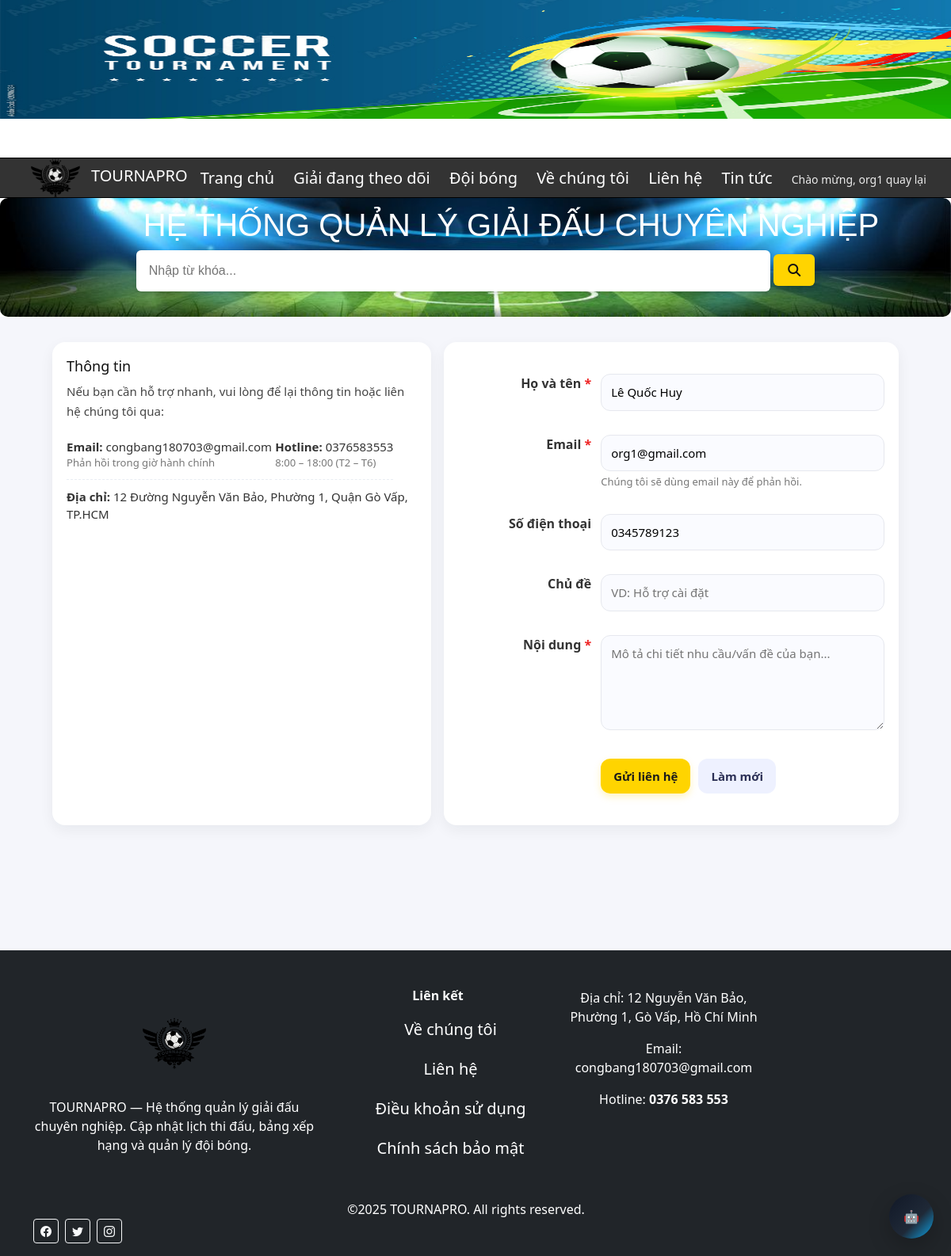
Screenshot of /index.php?page=contact (signed in) with the database file from the repository.
### tables this page shows
CREATE TABLE `users` (
  `id_user` bigint(20) UNSIGNED NOT NULL,
  `username` varchar(100) NOT NULL,
  `email` varchar(191) NOT NULL,
  `password` varchar(255) NOT NULL,
  `FullName` varchar(255) NOT NULL,
  `created_at` timestamp NOT NULL DEFAULT current_timestamp(),
  `ID_role` int(10) UNSIGNED DEFAULT NULL,
  `phone` varchar(12) DEFAULT NULL,
  `avatar` varchar(250) DEFAULT NULL
);

### model/modeluser.php (called while the page is built, shortened)
<?php
    class mUser{
public function select01User($id){
        $p = new mConnect();
        $con = $p->moKetNoi();
        if($con){
            $query = "SELECT * FROM users where id_user LIKE '$id'";
            $result = $con->query($query);
            return $result;
        }else{
            return false;
        }
    }
}
    ?>

### control/controluser.php (called while the page is built, shortened)
<?php
    include_once("model/modeluser.php");
    class cUser{
public function get01User($id){
        $p = new mUser();
        $tblUser = $p->select01User($id);
        if($tblUser == false){
            return -2;
        }else{
            if($tblUser->num_rows>0){
                return $tblUser;
            }else{
                return -1;
            }
        }
    }
    }
?>

### view/contact.php (the view, shortened to what this page needs)
<?php
include_once("control/controluser.php");
$userInfo = null;
if (isset($_SESSION['id_user'])) {
    $cuser = new cUser();
    $result = $cuser->get01User($_SESSION['id_user']);
    if ($result instanceof mysqli_result && $result->num_rows > 0) {
    $userInfo = $result->fetch_assoc();
}
}
?>
<article class="contact-article" aria-label="Liên hệ">
  <div class="ct-wrap">
    <div class="ct-grid">
      <div class="ct-card ct-info">
        <h3>Thông tin</h3>
        <p>Nếu bạn cần hỗ trợ nhanh, vui lòng để lại thông tin hoặc liên hệ chúng tôi qua:</p>
        <ul class="ct-list">
          <li><strong>Email:</strong> congbang180703@gmail.com<br><small>Phản hồi trong giờ hành chính</small></li>
          <li><strong>Hotline:</strong> 0376583553<br><small>8:00 – 18:00 (T2 – T6)</small></li>
          <li><strong>Địa chỉ:</strong> 12 Đường Nguyễn Văn Bảo, Phường 1, Quận Gò Vấp, TP.HCM</li>
        </ul>
      </div>
      <div class="ct-card">
        <form method="post">
          <table class="ct-form-table" role="presentation">
            <tr>
              <th><label for="fullname">Họ và tên <span style="color:#e22">*</span></label></th>
              <td>
                <input class="ct-input" type="text" id="fullname" name="fullname" required
                value="<?= htmlspecialchars($userInfo['FullName'] ?? ($_POST['fullname'] ?? '')) ?>" />
              </td>
            </tr>
            <tr>
              <th><label for="email">Email <span style="color:#e22">*</span></label></th>
              <td>
                <input class="ct-input" type="email" id="email" name="email" required
                  value="<?= htmlspecialchars($userInfo['email'] ?? ($_POST['email'] ?? '')) ?>" />
                <div class="ct-note">Chúng tôi sẽ dùng email này để phản hồi.</div>
              </td>
            </tr>
            <tr>
              <th><label for="phone">Số điện thoại</label></th>
              <td>
                <input class="ct-input" type="tel" id="phone" name="phone"
              value="<?= htmlspecialchars($userInfo['phone'] ?? ($_POST['phone'] ?? '')) ?>" />
              </td>
            </tr>
            <tr>
              <th><label for="subject">Chủ đề</label></th>
              <td>
                <input class="ct-input" type="text" id="subject" name="subject"
                       placeholder="VD: Hỗ trợ cài đặt" value="<?= htmlspecialchars($_POST['subject'] ?? '') ?>" />
              </td>
            </tr>
            <tr>
              <th><label for="message">Nội dung <span style="color:#e22">*</span></label></th>
              <td>
                <textarea class="ct-textarea" id="message" name="message" required
                          placeholder="Mô tả chi tiết nhu cầu/vấn đề của bạn..."><?= htmlspecialchars($_POST['message'] ?? '') ?></textarea>
              </td>
            </tr>
            <tr>
              <th></th>
              <td class="ct-actions">
                <button class="ct-btn primary" type="submit" name="btnContact">Gửi liên hệ</button>
                <button class="ct-btn secondary" type="reset">Làm mới</button>
            </td>
            </tr>
          </table>
        </form>
      </div>
    </div>
  </div>
</article>

### css/style_index.css (style rules this page uses)
* { margin: 0; padding: 0; box-sizing: border-box; }
body { width: 100%; height: auto; }
ul li { display: inline-block; list-style: none; padding: 10px; margin: 0; color: #fff; }
article { width: 100%; min-height: 800px; padding: 20px; background-color: #f4f4f4; }

### view/contact.php (style rules this page uses)
.contact-article { isolation:isolate; position:relative; z-index:1; padding:32px 0 56px; background:#f5f6fb; }
.contact-article * { box-sizing:border-box; font-family:system-ui,-apple-system,Segoe UI,Roboto,Arial; }
.ct-wrap { max-width:1100px; margin:0 auto; padding:0 16px; }
.ct-grid { display:grid; grid-template-columns: 1fr 1.2fr; gap:16px; }
.ct-card { background:#fff; border-radius:16px; padding:20px 18px; box-shadow:0 6px 18px rgba(14,30,37,.06); }
.ct-info h3 { margin:0 0 8px; font-size:18px; color:#111; }
.ct-info p { margin:0 0 10px; color:#444; font-size:15px; line-height:1.7; }
.ct-list { margin:8px 0 0; padding:0; list-style:none; }
.ct-list li { padding:10px 0; border-bottom:1px dashed #e9edf3; color:#333; font-size:15px; }
.ct-list li:last-child { border-bottom:none; }
.ct-list small { display:block; color:#777; }
.ct-form-table { width:100%; border-collapse:separate; border-spacing:0 10px; }
.ct-form-table th, .ct-form-table td { vertical-align:top; }
.ct-form-table th { width:180px; text-align:right; padding:10px 12px 10px 0; color:#333; font-weight:600; }
.ct-form-table td { padding:10px 0; }
.ct-input, .ct-textarea, .ct-select { width:100%; border:1px solid #e6e8ee; border-radius:12px; padding:11px 12px; outline:none; font-size:15px; background:#fafbff; transition:border-color .2s ease, box-shadow .2s ease; }
.ct-textarea { resize:vertical; min-height:120px; }
.ct-actions { padding-top:6px; display:flex; gap:10px; }
.ct-btn { display:inline-flex; align-items:center; justify-content:center; gap:8px; border:none; border-radius:12px; cursor:pointer; padding:11px 16px; font-weight:700; font-size:15px; transition:transform .06s ease, box-shadow .15s ease, opacity .2s ease; }
.ct-btn.primary { background:#ffd400; color:#1a1a1a; box-shadow:0 4px 10px rgba(255,212,0,.25); }
.ct-btn.secondary { background:#eef1ff; color:#2b2f55; }
.ct-note { color:#777; font-size:13px; margin-top:4px; }

### rows the page displays
users: fullname "Lê Quốc Huy", email "org1@gmail.com", phone "0345789123"

### other values shown
$username "org1"
